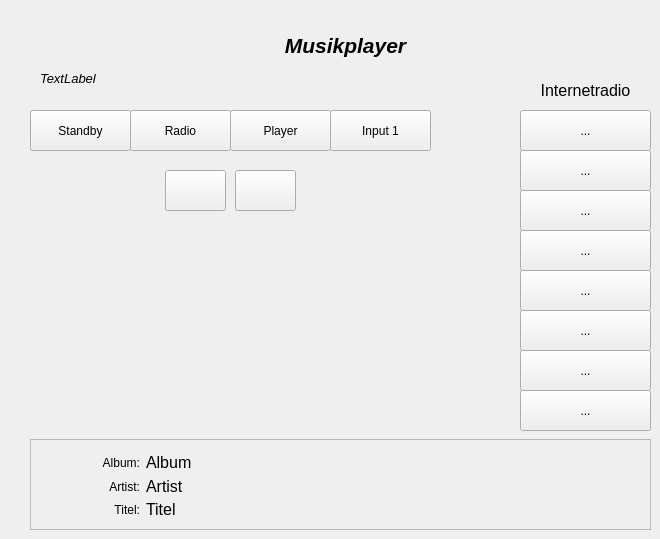
    <widget class="QWidget" name="tab_Musik">
     <attribute name="icon">
      <iconset resource="hsGui.qrc">
       <normaloff>:/new/resource/Musik.png</normaloff>:/new/resource/Musik.png</iconset>
     </attribute>
     <attribute name="title">
      <string/>
     </attribute>
     <widget class="QLabel" name="label_25">
      <property name="geometry">
       <rect>
        <x>520</x>
        <y>80</y>
        <width>131</width>
        <height>20</height>
       </rect>
      </property>
      <property name="font">
       <font>
        <pointsize>12</pointsize>
       </font>
      </property>
      <property name="text">
       <string>Internetradio</string>
      </property>
      <property name="alignment">
       <set>Qt::AlignCenter</set>
      </property>
     </widget>
     <widget class="QLabel" name="label_26">
      <property name="geometry">
       <rect>
        <x>230</x>
        <y>30</y>
        <width>231</width>
        <height>31</height>
       </rect>
      </property>
      <property name="font">
       <font>
        <pointsize>16</pointsize>
        <weight>75</weight>
        <italic>true</italic>
        <bold>true</bold>
       </font>
      </property>
      <property name="text">
       <string>Musikplayer</string>
      </property>
      <property name="alignment">
       <set>Qt::AlignCenter</set>
      </property>
     </widget>
     <widget class="QToolButton" name="toolButton_Radio_1">
      <property name="geometry">
       <rect>
        <x>520</x>
        <y>110</y>
        <width>131</width>
        <height>41</height>
       </rect>
      </property>
      <property name="text">
       <string>...</string>
      </property>
     </widget>
     <widget class="QToolButton" name="toolButton_Radio_2">
      <property name="geometry">
       <rect>
        <x>520</x>
        <y>150</y>
        <width>131</width>
        <height>41</height>
       </rect>
      </property>
      <property name="text">
       <string>...</string>
      </property>
     </widget>
     <widget class="QToolButton" name="toolButton_Radio_3">
      <property name="geometry">
       <rect>
        <x>520</x>
        <y>190</y>
        <width>131</width>
        <height>41</height>
       </rect>
      </property>
      <property name="text">
       <string>...</string>
      </property>
     </widget>
     <widget class="QToolButton" name="toolButton_Radio_4">
      <property name="geometry">
       <rect>
        <x>520</x>
        <y>230</y>
        <width>131</width>
        <height>41</height>
       </rect>
      </property>
      <property name="text">
       <string>...</string>
      </property>
     </widget>
     <widget class="QToolButton" name="toolButton_Radio_5">
      <property name="geometry">
       <rect>
        <x>520</x>
        <y>270</y>
        <width>131</width>
        <height>41</height>
       </rect>
      </property>
      <property name="text">
       <string>...</string>
      </property>
     </widget>
     <widget class="QToolButton" name="toolButton_Radio_6">
      <property name="geometry">
       <rect>
        <x>520</x>
        <y>310</y>
        <width>131</width>
        <height>41</height>
       </rect>
      </property>
      <property name="text">
       <string>...</string>
      </property>
     </widget>
     <widget class="QFrame" name="frame_5">
      <property name="geometry">
       <rect>
        <x>30</x>
        <y>439</y>
        <width>621</width>
        <height>91</height>
       </rect>
      </property>
      <property name="frameShape">
       <enum>QFrame::StyledPanel</enum>
      </property>
      <property name="frameShadow">
       <enum>QFrame::Raised</enum>
      </property>
      <widget class="QLabel" name="label_AlbumArt">
       <property name="geometry">
        <rect>
         <x>540</x>
         <y>10</y>
         <width>71</width>
         <height>71</height>
        </rect>
       </property>
       <property name="text">
        <string/>
       </property>
       <property name="pixmap">
        <pixmap resource="hsGui.qrc">:/new/musikplayer/resource/musikplayer/logo.png</pixmap>
       </property>
       <property name="scaledContents">
        <bool>true</bool>
       </property>
      </widget>
      <widget class="QLabel" name="label_PlayMode">
       <property name="geometry">
        <rect>
         <x>10</x>
         <y>40</y>
         <width>41</width>
         <height>41</height>
        </rect>
       </property>
       <property name="text">
        <string/>
       </property>
       <property name="pixmap">
        <pixmap resource="hsGui.qrc">:/new/musikplayer/resource/musikplayer/stop.png</pixmap>
       </property>
       <property name="scaledContents">
        <bool>true</bool>
       </property>
      </widget>
      <widget class="QWidget" name="layoutWidget">
       <property name="geometry">
        <rect>
         <x>60</x>
         <y>13</y>
         <width>461</width>
         <height>21</height>
        </rect>
       </property>
       <layout class="QHBoxLayout" name="horizontalLayout_3">
        <item>
         <widget class="QLabel" name="label_AlbumLabel">
          <property name="maximumSize">
           <size>
            <width>50</width>
            <height>16777215</height>
           </size>
          </property>
          <property name="text">
           <string>Album:</string>
          </property>
          <property name="alignment">
           <set>Qt::AlignRight|Qt::AlignTrailing|Qt::AlignVCenter</set>
          </property>
         </widget>
        </item>
        <item>
         <widget class="QLabel" name="label_Album">
          <property name="font">
           <font>
            <pointsize>12</pointsize>
           </font>
          </property>
          <property name="text">
           <string>Album</string>
          </property>
         </widget>
        </item>
       </layout>
      </widget>
      <widget class="QWidget" name="layoutWidget">
       <property name="geometry">
        <rect>
         <x>60</x>
         <y>34</y>
         <width>461</width>
         <height>25</height>
        </rect>
       </property>
       <layout class="QHBoxLayout" name="horizontalLayout_4">
        <property name="topMargin">
         <number>2</number>
        </property>
        <item>
         <widget class="QLabel" name="label_ArtistLabel">
          <property name="maximumSize">
           <size>
            <width>50</width>
            <height>16777215</height>
           </size>
          </property>
          <property name="text">
           <string>Artist:</string>
          </property>
          <property name="alignment">
           <set>Qt::AlignRight|Qt::AlignTrailing|Qt::AlignVCenter</set>
          </property>
         </widget>
        </item>
        <item>
         <widget class="QLabel" name="label_Artist">
          <property name="font">
           <font>
            <pointsize>12</pointsize>
           </font>
          </property>
          <property name="text">
           <string>Artist</string>
          </property>
         </widget>
        </item>
       </layout>
      </widget>
      <widget class="QWidget" name="layoutWidget">
       <property name="geometry">
        <rect>
         <x>60</x>
         <y>60</y>
         <width>461</width>
         <height>21</height>
        </rect>
       </property>
       <layout class="QHBoxLayout" name="horizontalLayout_5">
        <item>
         <widget class="QLabel" name="label_TitelLabel">
          <property name="maximumSize">
           <size>
            <width>50</width>
            <height>16777215</height>
           </size>
          </property>
          <property name="text">
           <string>Titel:</string>
          </property>
          <property name="alignment">
           <set>Qt::AlignRight|Qt::AlignTrailing|Qt::AlignVCenter</set>
          </property>
         </widget>
        </item>
        <item>
         <widget class="QLabel" name="label_Titel">
          <property name="font">
           <font>
            <pointsize>12</pointsize>
           </font>
          </property>
          <property name="text">
           <string>Titel</string>
          </property>
         </widget>
        </item>
       </layout>
      </widget>
     </widget>
     <widget class="QToolButton" name="toolButton_Radio_7">
      <property name="geometry">
       <rect>
        <x>520</x>
        <y>350</y>
        <width>131</width>
        <height>41</height>
       </rect>
      </property>
      <property name="text">
       <string>...</string>
      </property>
     </widget>
     <widget class="QToolButton" name="toolButton_Radio_8">
      <property name="geometry">
       <rect>
        <x>520</x>
        <y>390</y>
        <width>131</width>
        <height>41</height>
       </rect>
      </property>
      <property name="text">
       <string>...</string>
      </property>
     </widget>
     <widget class="QToolButton" name="toolButton_ModeStandby">
      <property name="geometry">
       <rect>
        <x>30</x>
        <y>110</y>
        <width>101</width>
        <height>41</height>
       </rect>
      </property>
      <property name="text">
       <string>Standby</string>
      </property>
     </widget>
     <widget class="QToolButton" name="toolButton_ModeRadio">
      <property name="geometry">
       <rect>
        <x>130</x>
        <y>110</y>
        <width>101</width>
        <height>41</height>
       </rect>
      </property>
      <property name="text">
       <string>Radio</string>
      </property>
     </widget>
     <widget class="QToolButton" name="toolButton_ModeUPNP">
      <property name="geometry">
       <rect>
        <x>230</x>
        <y>110</y>
        <width>101</width>
        <height>41</height>
       </rect>
      </property>
      <property name="text">
       <string>Player</string>
      </property>
     </widget>
     <widget class="QToolButton" name="toolButton_ModeSPDIF">
      <property name="geometry">
       <rect>
        <x>330</x>
        <y>110</y>
        <width>101</width>
        <height>41</height>
       </rect>
      </property>
      <property name="text">
       <string>Input 1</string>
      </property>
     </widget>
     <widget class="QToolButton" name="toolButton_Play">
      <property name="geometry">
       <rect>
        <x>165</x>
        <y>170</y>
        <width>61</width>
        <height>41</height>
       </rect>
      </property>
      <property name="text">
       <string/>
      </property>
      <property name="icon">
       <iconset resource="hsGui.qrc">
        <normaloff>:/new/musikplayer/resource/musikplayer/play.png</normaloff>:/new/musikplayer/resource/musikplayer/play.png</iconset>
      </property>
     </widget>
     <widget class="QToolButton" name="toolButton_Stop">
      <property name="geometry">
       <rect>
        <x>235</x>
        <y>170</y>
        <width>61</width>
        <height>41</height>
       </rect>
      </property>
      <property name="text">
       <string/>
      </property>
      <property name="icon">
       <iconset resource="hsGui.qrc">
        <normaloff>:/new/musikplayer/resource/musikplayer/stop.png</normaloff>:/new/musikplayer/resource/musikplayer/stop.png</iconset>
      </property>
     </widget>
     <widget class="QLabel" name="label_ErrorMP">
      <property name="enabled">
       <bool>true</bool>
      </property>
      <property name="geometry">
       <rect>
        <x>40</x>
        <y>70</y>
        <width>461</width>
        <height>17</height>
       </rect>
      </property>
      <property name="font">
       <font>
        <pointsize>10</pointsize>
        <italic>true</italic>
       </font>
      </property>
      <property name="text">
       <string>TextLabel</string>
      </property>
     </widget>
    </widget>
